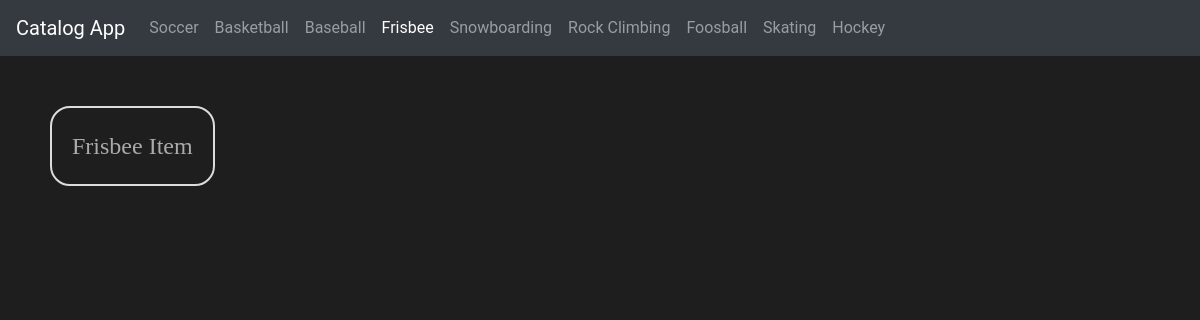
Page /category/4 on the committed database.
### database_setup.py (models this page shows, shortened)
class Category(Base):
    __tablename__ = 'category'
    id = Column(Integer, primary_key=True)
    title = Column(String(250), nullable=False)

class Item(Base):
    __tablename__ = 'item'
    id = Column(Integer, primary_key=True)
    title = Column(String(250), nullable=False)
    description = Column(Text, nullable=False)
    user_id = Column(Integer, ForeignKey('user.id'))
    user = relationship(User)
    category_id = Column(Integer, ForeignKey('category.id'))
    category = relationship(Category)
    created_at = Column(DateTime, default=datetime.datetime.utcnow)

### app.py (the view)
@app.route('/category/<int:category_id>')
def showCategory(category_id):
    category_items = session.query(Item).filter_by(
        category_id=category_id).all()
    category_title = session.query(
        Category).filter_by(id=category_id).one().title
    return render_template(
            'category.html', category_items=category_items,
            category_id=category_id, category_title=category_title)

### app.py (called while the page is built)
@app.context_processor
def inject_categories():
    categories_db = session.query(Category).all()
    return dict(categories=categories_db)

@app.context_processor
def inject_login_status():
    state = get_state_token()
    if 'username' in login_session:
        isLoggedIn = True
    else:
        isLoggedIn = False
    return dict(isLoggedIn=isLoggedIn, user_info=login_session, STATE=state)

def get_state_token():
    if 'state' in login_session:
        return login_session['state']
    else:
        state = ''.join(
            random.choice(string.ascii_uppercase + string.digits)
            for x in range(32))
        login_session['state'] = state
        return state

### templates/category.html (shortened to what this page needs)
{% extends "main.html" %}
{% block content %}
<div class="content">
    {% if category_items == [] %}
        <p class="noItemsText">No items were added in this category.</p>
    {% else %}
        {% for item in category_items %}
            <a href="{{url_for('showItem', item_id=item.id)}}" class="itemContainer"><span class="itemTitle">{{ item.title }}</span></a>
        {% endfor %}
    {% endif %}
</div>
{% endblock %}

### templates/header.html (shortened to what this page needs)
<nav class="navbar navbar-expand-lg navbar-dark bg-dark">
    <a class="navbar-brand" href="{{url_for('main')}}">Catalog App</a>
    <div class="collapse navbar-collapse" id="navbarNav">
      <ul class="navbar-nav">
        {% for category in categories %}
            <li id="{{category.id}}" class="nav-item">
            <a class="nav-link" href="{{url_for('showCategory', category_id=category.id)}}">{{ category.title }}</a>
            </li>
        {% endfor %}
      </ul>
    </div>
  </nav>

### static/styles.css (style rules this page uses)
body { background-color: #1e1e1e; font-family: 'Roboto'; }
.itemContainer { color: #aaa; font-family: 'Roboto-Light'; padding: 20px; border-color: #DCDCDC; border-width: 2px; border-radius: 20px; border-style: solid; display: inline-block; margin: 10px; }
.itemContainer > .itemTitle { font-size: 24px; display: block; font-family: 'Roboto-Regular' }
.content { padding: 40px; }

### rows in the picture
Category: title "Soccer"
Category: title "Basketball"
Category: title "Baseball"
Category: title "Frisbee"
Category: title "Snowboarding"
Category: title "Rock Climbing"
Category: title "Foosball"
Category: title "Skating"
Category: title "Hockey"
Item: title "Frisbee Item"
